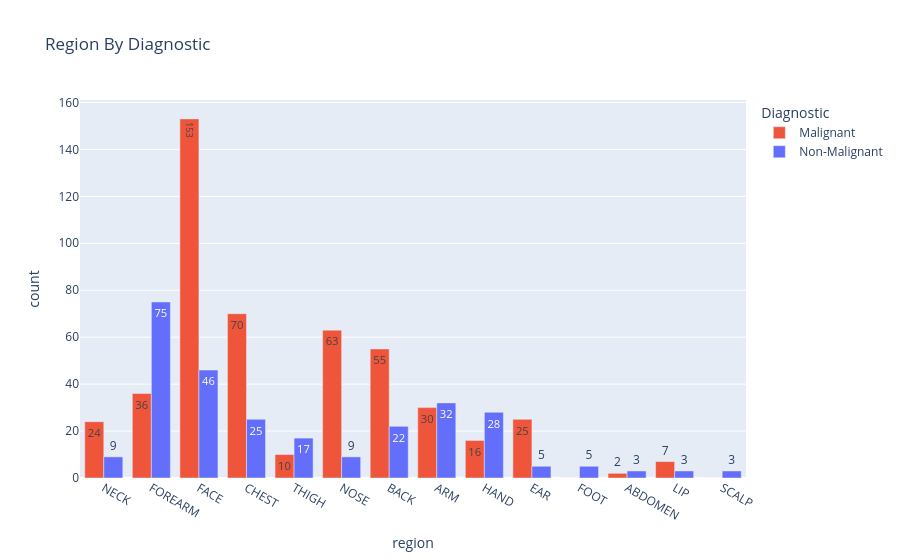

The code cell stored with this chart in its notebook:
### Code cell
plot_categorical_data("region", "Region By Diagnostic")

### Figure 1 — Plotly figure (JSON) as saved in the notebook; plotly's stock layout.template omitted (floating-point values rounded to 4 significant figures)
{"data": [{"alignmentgroup": "True", "hovertemplate": "Diagnostic=Malignant<br>region=%{x}<br>count=%{text}<extra></extra>", "legendgroup": "Malignant", "marker": {"color": "#EF553B", "pattern": {"shape": ""}}, "name": "Malignant", "offsetgroup": "Malignant", "orientation": "v", "showlegend": true, "text": [24.0, 36.0, 153.0, 70.0, 10.0, 63.0, 55.0, 30.0, 16.0, 25.0, 0.0, 2.0, 7.0, 0.0], "textposition": "auto", "type": "bar", "x": ["NECK", "FOREARM", "FACE", "CHEST", "THIGH", "NOSE", "BACK", "ARM", "HAND", "EAR", "FOOT", "ABDOMEN", "LIP", "SCALP"], "xaxis": "x", "y": [24, 36, 153, 70, 10, 63, 55, 30, 16, 25, 0, 2, 7, 0], "yaxis": "y"}, {"alignmentgroup": "True", "hovertemplate": "Diagnostic=Non-Malignant<br>region=%{x}<br>count=%{text}<extra></extra>", "legendgroup": "Non-Malignant", "marker": {"color": "#636EFA", "pattern": {"shape": ""}}, "name": "Non-Malignant", "offsetgroup": "Non-Malignant", "orientation": "v", "showlegend": true, "text": [9.0, 75.0, 46.0, 25.0, 17.0, 9.0, 22.0, 32.0, 28.0, 5.0, 5.0, 3.0, 3.0, 3.0], "textposition": "auto", "type": "bar", "x": ["NECK", "FOREARM", "FACE", "CHEST", "THIGH", "NOSE", "BACK", "ARM", "HAND", "EAR", "FOOT", "ABDOMEN", "LIP", "SCALP"], "xaxis": "x", "y": [9, 75, 46, 25, 17, 9, 22, 32, 28, 5, 5, 3, 3, 3], "yaxis": "y"}], "layout": {"barmode": "group", "legend": {"title": {"text": "Diagnostic"}, "tracegroupgap": 0}, "title": {"text": "Region By Diagnostic"}, "xaxis": {"anchor": "y", "domain": [0, 1], "title": {"text": "region"}}, "yaxis": {"anchor": "x", "domain": [0, 1], "title": {"text": "count"}}}}
